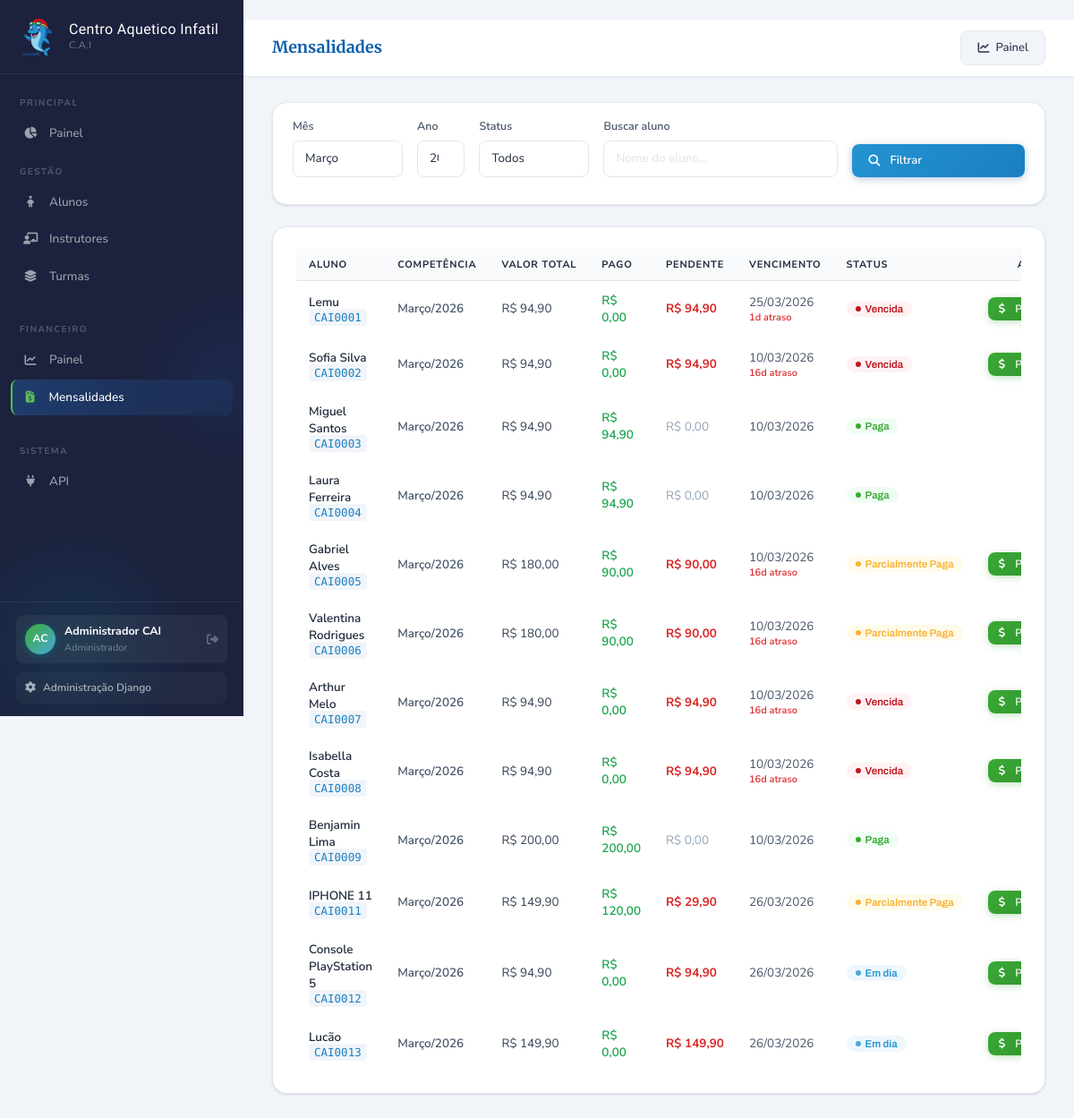
Page /financeiro/mensalidades/ (signed in) on the committed database.
### apps/accounts/models.py (models this page shows, shortened)
class Usuario(AbstractUser):
    PERFIL_CHOICES = [
        ('admin', 'Administrador'),
        ('coordenacao', 'Coordenação'),
        ('financeiro', 'Financeiro'),
        ('professor', 'Professor'),
    ]
    perfil = models.CharField(
        max_length=20,
        choices=PERFIL_CHOICES,
        default='professor',
        verbose_name='Perfil'
    )
    telefone = models.CharField(max_length=20, blank=True, verbose_name='Telefone')
    foto = models.ImageField(
        upload_to='usuarios/', null=True, blank=True, verbose_name='Foto'
    )
    ativo = models.BooleanField(default=True, verbose_name='Ativo')
    criado_em = models.DateTimeField(auto_now_add=True)
    atualizado_em = models.DateTimeField(auto_now=True)
    class Meta:
        verbose_name = 'Usuário'
        verbose_name_plural = 'Usuários'
        ordering = ['first_name', 'last_name']

### apps/financeiro/models.py (models this page shows, shortened)
class Mensalidade(models.Model):
    STATUS_CHOICES = [
        ('pendente', 'Em dia'),
        ('paga', 'Paga'),
        ('parcial', 'Parcialmente Paga'),
        ('vencida', 'Vencida'),
        ('cancelada', 'Cancelada'),
    ]
    MES_CHOICES = [(i, nome) for i, nome in enumerate([
        'Janeiro', 'Fevereiro', 'Março', 'Abril', 'Maio', 'Junho',
        'Julho', 'Agosto', 'Setembro', 'Outubro', 'Novembro', 'Dezembro'
    ], start=1)]
    aluno = models.ForeignKey(
        Aluno, on_delete=models.PROTECT,
        related_name='mensalidades', verbose_name='Aluno'
    )
    mes = models.IntegerField(choices=MES_CHOICES, verbose_name='Mês')
    ano = models.IntegerField(verbose_name='Ano')
    valor_total = models.DecimalField(
        max_digits=8, decimal_places=2, verbose_name='Valor Total (R$)'
    )
    valor_pago = models.DecimalField(
        max_digits=8, decimal_places=2, default=0, verbose_name='Valor Pago (R$)'
    )
    data_vencimento = models.DateField(verbose_name='Data de Vencimento')
    status = models.CharField(
        max_length=20, choices=STATUS_CHOICES, default='pendente', verbose_name='Status'
    )
    desconto = models.DecimalField(
        max_digits=8, decimal_places=2, default=0, verbose_name='Desconto (R$)'
    )
    observacoes = models.TextField(blank=True, verbose_name='Observações')
    criado_em = models.DateTimeField(auto_now_add=True)
    atualizado_em = models.DateTimeField(auto_now=True)
    class Meta:
        verbose_name = 'Mensalidade'
        verbose_name_plural = 'Mensalidades'
        ordering = ['-ano', '-mes']
        unique_together = ['aluno', 'mes', 'ano']
    @property
    def valor_pendente(self):
        return max(0, self.valor_total - self.desconto - self.valor_pago)
    @property
    def dias_atraso(self):
        if self.status in ('paga', 'cancelada'):
            return 0
        hoje = date.today()
        if hoje > self.data_vencimento:
            return (hoje - self.data_vencimento).days
        return 0

### apps/alunos/models.py (models this page shows, shortened)
class Aluno(models.Model):
    FAIXA_ETARIA_CHOICES = [
        ('bebe', 'Bebê (0-2 anos)'),
        ('toddler', 'Pequenos (2-4 anos)'),
        ('kids', 'Infantil (4-6 anos)'),
        ('junior', 'Infantil (6-8 anos)'),
    ]
    STATUS_CHOICES = [
        ('ativo', 'Ativo'),
        ('inativo', 'Inativo'),
        ('trancado', 'Trancado'),
    ]
    matricula = models.CharField(max_length=20, unique=True, verbose_name='Matrícula')
    nome = models.CharField(max_length=150, verbose_name='Nome Completo')
    data_nascimento = models.DateField(verbose_name='Data de Nascimento')
    faixa_etaria = models.CharField(
        max_length=20, choices=FAIXA_ETARIA_CHOICES, verbose_name='Faixa Etária'
    )
    status = models.CharField(
        max_length=20, choices=STATUS_CHOICES, default='ativo', verbose_name='Status'
    )
    responsavel_principal = models.ForeignKey(
        Responsavel, on_delete=models.PROTECT,
        related_name='alunos_principal', verbose_name='Responsável Principal'
    )
    responsavel_secundario = models.ForeignKey(
        Responsavel, on_delete=models.SET_NULL,
        null=True, blank=True, related_name='alunos_secundario',
        verbose_name='Responsável Secundário'
    )
    tipo_sanguineo = models.CharField(max_length=5, blank=True, verbose_name='Tipo Sanguíneo')
    alergias = models.TextField(blank=True, verbose_name='Alergias')
    medicamentos = models.TextField(blank=True, verbose_name='Medicamentos em uso')
    condicoes_especiais = models.TextField(blank=True, verbose_name='Condições Especiais')
    plano_saude = models.CharField(max_length=100, blank=True, verbose_name='Plano de Saúde')
    autorizacao_foto = models.BooleanField(default=False, verbose_name='Autoriza uso de foto')
    autorizacao_saida = models.BooleanField(default=False, verbose_name='Autoriza saída sozinho')
    foto = models.ImageField(upload_to='alunos/fotos/', null=True, blank=True, verbose_name='Foto')
    documento = models.FileField(
        upload_to='alunos/docs/', null=True, blank=True, verbose_name='Documento'
    )
    observacoes = models.TextField(blank=True, verbose_name='Observações')
    data_matricula = models.DateField(default=date.today, verbose_name='Data de Matrícula')
    criado_em = models.DateTimeField(auto_now_add=True)
    atualizado_em = models.DateTimeField(auto_now=True)
    class Meta:
        verbose_name = 'Aluno'
        verbose_name_plural = 'Alunos'
        ordering = ['nome']

### apps/financeiro/views.py (the view)
# urls.py: path('mensalidades/', views.lista_mensalidades, name='lista_mensalidades'),
@login_required
def lista_mensalidades(request):
    mes = int(request.GET.get('mes', date.today().month))
    ano = int(request.GET.get('ano', date.today().year))
    status = request.GET.get('status', '')
    q = request.GET.get('q', '')
    gerar_cobrancas_do_mes(mes, ano)
    mensalidades = Mensalidade.objects.select_related('aluno').filter(mes=mes, ano=ano)
    if status:
        mensalidades = mensalidades.filter(status=status)
    if q:
        mensalidades = mensalidades.filter(aluno__nome__icontains=q)
    context = {
        'mensalidades': mensalidades,
        'mes': mes, 'ano': ano, 'status': status, 'q': q,
        'meses_choices': Mensalidade.MES_CHOICES,
        'status_choices': Mensalidade.STATUS_CHOICES,
    }
    return render(request, 'financeiro/mensalidades.html', context)

### apps/financeiro/services.py (called while the page is built)
def atualizar_status_mensalidades_vencidas(referencia=None):
    hoje = referencia or date.today()
    atualizadas = 0
    mensalidades = Mensalidade.objects.filter(status='pendente', data_vencimento__lt=hoje)
    for mensalidade in mensalidades:
        mensalidade.atualizar_status()
        mensalidade.save(update_fields=['status', 'atualizado_em'])
        atualizadas += 1
    return atualizadas

def processar_rotina_financeira(mes, ano, referencia=None):
    criadas = gerar_cobrancas_do_mes(mes, ano)
    atualizadas = atualizar_status_mensalidades_vencidas(referencia=referencia)
    return criadas, atualizadas

### apps/financeiro/views.py (called while the page is built)
def gerar_cobrancas_do_mes(mes, ano):
    processar_rotina_financeira(mes, ano)

### apps/turmas/models.py (called while the page is built)
    @classmethod
    def valor_por_plano(cls, plano, frequencia_semanal):
        return cls.TABELA_PLANOS[(plano, frequencia_semanal)]

    def calcular_valor_cobranca(self):
        if self.cobranca_personalizada and self.valor_personalizado is not None:
            return self.valor_personalizado
        return self.valor_por_plano(self.plano, self.frequencia_semanal)

### templates/financeiro/mensalidades.html (shortened to what this page needs)
﻿{% extends 'base.html' %}
{% block page_title %}Mensalidades{% endblock %}
{% block topbar_actions %}
<a href="{% url 'financeiro' %}" class="btn-cai btn-cai-ghost"><i class="fas fa-chart-line"></i> Painel</a>
{% endblock %}
{% block content %}
<div class="card-surface mb-4" style="padding:16px 22px;">
  <form method="get" class="row g-3 align-items-end">
    <div class="col-md-2">
      <label class="form-label">Mês</label>
      <select name="mes" class="form-select">{% for num, nome in meses_choices %}<option value="{{ num }}" {% if num == mes %}selected{% endif %}>{{ nome }}</option>{% endfor %}</select>
    </div>
    <div class="col-md-1">
      <label class="form-label">Ano</label>
      <input type="number" name="ano" value="{{ ano }}" class="form-control">
    </div>
    <div class="col-md-2">
      <label class="form-label">Status</label>
      <select name="status" class="form-select">
        <option value="">Todos</option>
      </select>
    </div>
    <div class="col-md-4">
      <label class="form-label">Buscar aluno</label>
      <input type="text" name="q" value="{{ q }}" class="form-control" placeholder="Nome do aluno...">
    </div>
    <div class="col-md-3">
      <button type="submit" class="btn-cai btn-cai-primary w-100"><i class="fas fa-search me-1"></i>Filtrar</button>
    </div>
  </form>
</div>
<div class="card-surface">
  <div class="table-responsive">
    <table class="table-cai">
      <thead>
        <tr>
          <th>Aluno</th>
          <th>Competência</th>
          <th>Valor Total</th>
          <th>Pago</th>
          <th>Pendente</th>
          <th>Vencimento</th>
          <th>Status</th>
          <th style="text-align:right;">Ações</th>
        </tr>
      </thead>
      <tbody>
        {% for m in mensalidades %}
        <tr>
          <td>
            <a href="{% url 'perfil_aluno' m.aluno.pk %}" style="font-weight:600;color:#1e293b;text-decoration:none;">{{ m.aluno.nome }}</a>
            <div><code>{{ m.aluno.matricula }}</code></div>
          </td>
          <td style="font-weight:600;color:#475569;">{{ m.get_mes_display }}/{{ m.ano }}</td>
          <td>R$ {{ m.valor_total|floatformat:2 }}</td>
          <td style="color:#16a34a;font-weight:600;">R$ {{ m.valor_pago|floatformat:2 }}</td>
          <td style="{% if m.valor_pendente > 0 %}color:#dc2626;font-weight:700;{% else %}color:#94a3b8;{% endif %}">R$ {{ m.valor_pendente|floatformat:2 }}</td>
          <td style="color:#475569;">
            {{ m.data_vencimento|date:"d/m/Y" }}
            {% if m.dias_atraso > 0 %}<br><span style="font-size:11px;color:#dc2626;font-weight:600;">{{ m.dias_atraso }}d atraso</span>{% endif %}
          </td>
          <td><span class="bdg bdg-{{ m.status }}">{{ m.get_status_display }}</span></td>
          <td style="text-align:right;">
            {% if m.status != 'paga' and m.status != 'cancelada' %}
            <a href="{% url 'registrar_pagamento' m.pk %}" class="btn-cai btn-cai-success btn-cai-sm"><i class="fas fa-dollar-sign me-1"></i>Pagar</a>
            {% else %}
            <span style="font-size:12px;color:#94a3b8;">—</span>
            {% endif %}
          </td>
        </tr>
        {% endfor %}
      </tbody>
    </table>
  </div>
</div>
{% endblock %}

### templates/base.html (shortened to what this page needs)
﻿<!DOCTYPE html>
<html lang="pt-br">
{% load static %}
<head>
  <link href="https://cdnjs.cloudflare.com/ajax/libs/bootstrap/5.3.2/css/bootstrap.min.css" rel="stylesheet">
  <link href="https://cdnjs.cloudflare.com/ajax/libs/font-awesome/6.5.0/css/all.min.css" rel="stylesheet">
</head>
<body>
<nav id="sidebar">
  <div class="sidebar-brand">
    <a href="{% url 'home' %}" class="brand-link">
      <div class="brand-emblem"><img src="{% static 'img/mascote-cai.png' %}" alt="Mascote Dolphin C.A.I"></div>
      <div class="brand-text"><strong>Centro Aquetico Infatil</strong><small>C.A.I</small></div>
    </a>
  </div>
  <div class="sidebar-nav">
    <div class="nav-section-label">Principal</div>
    <div class="nav-item"><a href="{% url 'home' %}" class="nav-link {% if request.resolver_match.url_name == 'home' %}active{% endif %}"><span class="nav-icon"><i class="fas fa-chart-pie"></i></span>Painel</a></div>
    <div class="nav-section-label">Gestão</div>
    <div class="nav-item"><a href="{% url 'lista_alunos' %}" class="nav-link {% if 'aluno' in request.resolver_match.url_name %}active{% endif %}"><span class="nav-icon"><i class="fas fa-child"></i></span>Alunos</a></div>
    <div class="nav-item"><a href="{% url 'lista_professores' %}" class="nav-link {% if 'professor' in request.resolver_match.url_name %}active{% endif %}"><span class="nav-icon"><i class="fas fa-chalkboard-teacher"></i></span>Instrutores</a></div>
    <div class="nav-item"><a href="{% url 'lista_turmas' %}" class="nav-link {% if 'turma' in request.resolver_match.url_name %}active{% endif %}"><span class="nav-icon"><i class="fas fa-layer-group"></i></span>Turmas</a></div>
    <hr class="nav-divider">
    <div class="nav-section-label">Financeiro</div>
    <div class="nav-item"><a href="{% url 'financeiro' %}" class="nav-link {% if request.resolver_match.url_name == 'financeiro' %}active{% endif %}"><span class="nav-icon"><i class="fas fa-chart-line"></i></span>Painel</a></div>
    <div class="nav-item"><a href="{% url 'lista_mensalidades' %}" class="nav-link {% if 'mensalidade' in request.resolver_match.url_name %}active{% endif %}"><span class="nav-icon"><i class="fas fa-file-invoice-dollar"></i></span>Mensalidades</a></div>
    <hr class="nav-divider">
    <div class="nav-section-label">Sistema</div>
    <div class="nav-item"><a href="/api/v1/" target="_blank" class="nav-link"><span class="nav-icon"><i class="fas fa-plug"></i></span>API</a></div>
  </div>
  <div class="sidebar-footer">
    <div class="user-pill">
      <div class="user-avatar-sm">{{ request.user.first_name|first|upper }}{{ request.user.last_name|first|upper }}</div>
      <div class="user-info-sm"><strong>{{ request.user.get_full_name|default:request.user.username }}</strong><small>{{ request.user.get_perfil_display }}</small></div>
      <a href="{% url 'logout' %}" class="user-logout" title="Sair"><i class="fas fa-sign-out-alt"></i></a>
    </div>
    <a href="/admin/" target="_blank" class="sidebar-admin-link"><i class="fas fa-cog"></i>Administração Django</a>
  </div>
</nav>
<div id="main">
  <div class="topbar">
    <div class="topbar-title">{% block page_title %}C.A.I{% endblock %}</div>
    <div class="topbar-actions">{% block topbar_actions %}{% endblock %}</div>
  </div>
  <div class="page-content">{% block content %}{% endblock %}</div>
</div>
</body>
</html>

### rows in the picture
Usuario: user.first_name|first "A", user.last_name|first "C", user.get_full_name "Administrador CAI", user.perfil "Administrador"
Mensalidade: aluno.nome "Lemu", aluno.matricula "CAI0001", mes "Março", ano "2026", valor_total "94,90", valor_pago "0,00", valor_pendente "94,90", data_vencimento "25/03/2026", dias_atraso "1", status "Vencida", shows "Pagar"
Mensalidade: aluno.nome "Sofia Silva", aluno.matricula "CAI0002", mes "Março", ano "2026", valor_total "94,90", valor_pago "0,00", valor_pendente "94,90", data_vencimento "10/03/2026", dias_atraso "16", status "Vencida", shows "Pagar"
Mensalidade: aluno.nome "Miguel Santos", aluno.matricula "CAI0003", mes "Março", ano "2026", valor_total "94,90", valor_pago "94,90", valor_pendente "0,00", data_vencimento "10/03/2026", status "Paga"
Mensalidade: aluno.nome "Laura Ferreira", aluno.matricula "CAI0004", mes "Março", ano "2026", valor_total "94,90", valor_pago "94,90", valor_pendente "0,00", data_vencimento "10/03/2026", status "Paga"
Mensalidade: aluno.nome "Gabriel Alves", aluno.matricula "CAI0005", mes "Março", ano "2026", valor_total "180,00", valor_pago "90,00", valor_pendente "90,00", data_vencimento "10/03/2026", dias_atraso "16", status "Parcialmente Paga", shows "Pagar"
Mensalidade: aluno.nome "Valentina Rodrigues", aluno.matricula "CAI0006", mes "Março", ano "2026", valor_total "180,00", valor_pago "90,00", valor_pendente "90,00", data_vencimento "10/03/2026", dias_atraso "16", status "Parcialmente Paga", shows "Pagar"
Mensalidade: aluno.nome "Arthur Melo", aluno.matricula "CAI0007", mes "Março", ano "2026", valor_total "94,90", valor_pago "0,00", valor_pendente "94,90", data_vencimento "10/03/2026", dias_atraso "16", status "Vencida", shows "Pagar"
Mensalidade: aluno.nome "Isabella Costa", aluno.matricula "CAI0008", mes "Março", ano "2026", valor_total "94,90", valor_pago "0,00", valor_pendente "94,90", data_vencimento "10/03/2026", dias_atraso "16", status "Vencida", shows "Pagar"
Mensalidade: aluno.nome "Benjamin Lima", aluno.matricula "CAI0009", mes "Março", ano "2026", valor_total "200,00", valor_pago "200,00", valor_pendente "0,00", data_vencimento "10/03/2026", status "Paga"
Mensalidade: aluno.nome "IPHONE 11", aluno.matricula "CAI0011", mes "Março", ano "2026", valor_total "149,90", valor_pago "120,00", valor_pendente "29,90", data_vencimento "26/03/2026", status "Parcialmente Paga", shows "Pagar"
Mensalidade: aluno.nome "Console PlayStation 5", aluno.matricula "CAI0012", mes "Março", ano "2026", valor_total "94,90", valor_pago "0,00", valor_pendente "94,90", data_vencimento "26/03/2026", status "Em dia", shows "Pagar"
Mensalidade: aluno.nome "Lucão", aluno.matricula "CAI0013", mes "Março", ano "2026", valor_total "149,90", valor_pago "0,00", valor_pendente "149,90", data_vencimento "26/03/2026", status "Em dia", shows "Pagar"

### other values in the picture
form field mes "Março"
